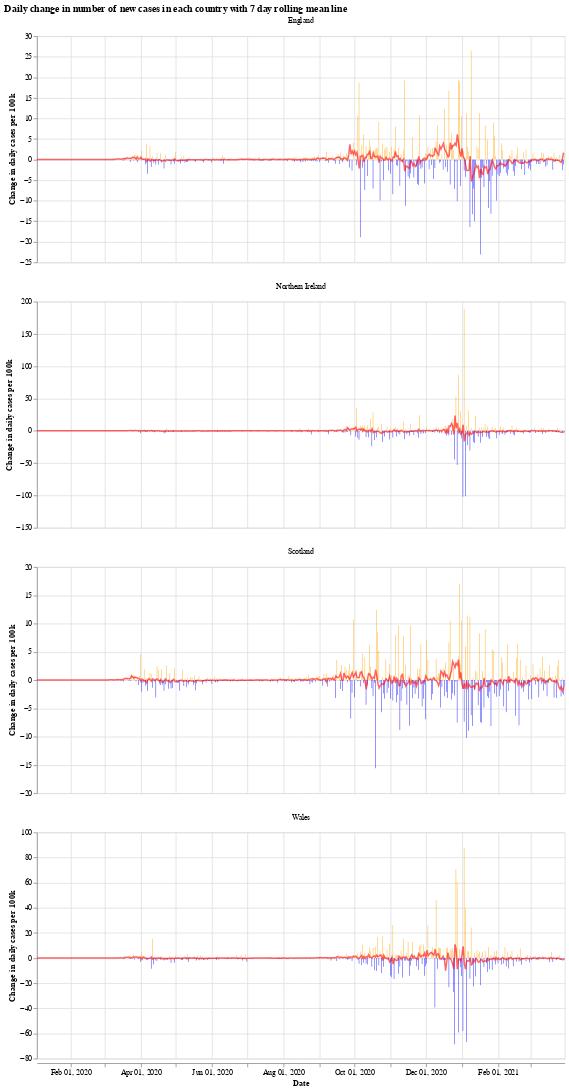

Write notebook code for a chart like this one.
### Markdown cell above
We will use the Python library `Altair` for visualising the data, see the [altair docs](https://altair-viz.github.io/) for more information.

First we have a graph which shows the daily change in the number of new cases for each country. This number jumps up and down all over the place, which is likely due to delay in reporting of new cases over the weekend. Another interesting thing is that it looks like the daily cases in Wales experienced a much shorter period of calm over the summer (calm in the sense of daily cases not jumping up and down).

The orange bars are days when the number of new cases (per 100k population) was more than the previous day, while the blue are days when the number of new cases dropped. The red line is the 7 day moving average. 

When the moving average line is below 0, it means that there is a consistent drop in new cases. We can see this clearly happening around the times that lockdowns were introduced (though, to varying degrees). I will update the graphs soon with a marker of when each lockdown started.

### Code cell
# collapse
import altair as alt

bars = alt.Chart(uk_cases).mark_bar().encode(
    x=alt.X("yearmonthdate(date):T", axis=alt.Axis(title='Date')),
    y=alt.Y("casesChangeRate:Q", axis=alt.Axis(title='Change in daily cases per 100k')),
    tooltip='casesChange',
    color=alt.condition(
        alt.datum.casesChangeRate > 0,
        alt.value("orange"),  # The positive color
        alt.value("blue")  # The negative color
    )
).properties(title='Daily change in number of new cases with 7 day rolling mean',width=700).interactive()

line = alt.Chart(uk_cases).mark_line(
    color='red',
    size=2,
    opacity=0.6
).transform_window(
    rolling_mean='mean(casesChangeRate)',
    frame=[0, 7],
    groupby=['areaName']
).encode(
    x='yearmonthdate(date):T',
    y='rolling_mean:Q'
)

alt.layer(bars, line, data=uk_cases).facet(alt.Column(
    'areaName', title=''), columns=1).resolve_scale(y='independent').properties(title='Daily change in number of new cases in each country with 7 day rolling mean line')

### Figure 1 — Vega-Lite specification as saved in the notebook (floating-point values rounded to 4 significant figures; data arrays with more than 128 entries replaced by an {"elided": "..."} marker saying what was removed)
{"config": {"view": {"continuousWidth": 400, "continuousHeight": 300}}, "data": {"name": "data-a08b739025173bc5068cb732f9cf8ad1"}, "facet": {"type": "nominal", "field": "areaName", "title": ""}, "spec": {"layer": [{"mark": "bar", "encoding": {"color": {"condition": {"value": "orange", "test": "(datum.casesChangeRate > 0)"}, "value": "blue"}, "tooltip": {"type": "quantitative", "field": "casesChange"}, "x": {"type": "temporal", "axis": {"title": "Date"}, "field": "date", "timeUnit": "yearmonthdate"}, "y": {"type": "quantitative", "axis": {"title": "Change in daily cases per 100k"}, "field": "casesChangeRate"}}, "selection": {"selector001": {"type": "interval", "bind": "scales", "encodings": ["x", "y"]}}, "title": "Daily change in number of new cases with 7 day rolling mean", "width": 700}, {"mark": {"type": "line", "color": "red", "opacity": 0.6, "size": 2}, "encoding": {"x": {"type": "temporal", "field": "date", "timeUnit": "yearmonthdate"}, "y": {"type": "quantitative", "field": "rolling_mean"}}, "transform": [{"window": [{"op": "mean", "field": "casesChangeRate", "as": "rolling_mean"}], "frame": [0, 7], "groupby": ["areaName"]}]}]}, "columns": 1, "resolve": {"scale": {"y": "independent"}}, "title": "Daily change in number of new cases in each country with 7 day rolling mean line", "$schema": "https://vega.github.io/schema/vega-lite/v4.8.1.json", "datasets": {"data-a08b739025173bc5068cb732f9cf8ad1": {"elided": "1808 records"}}}
